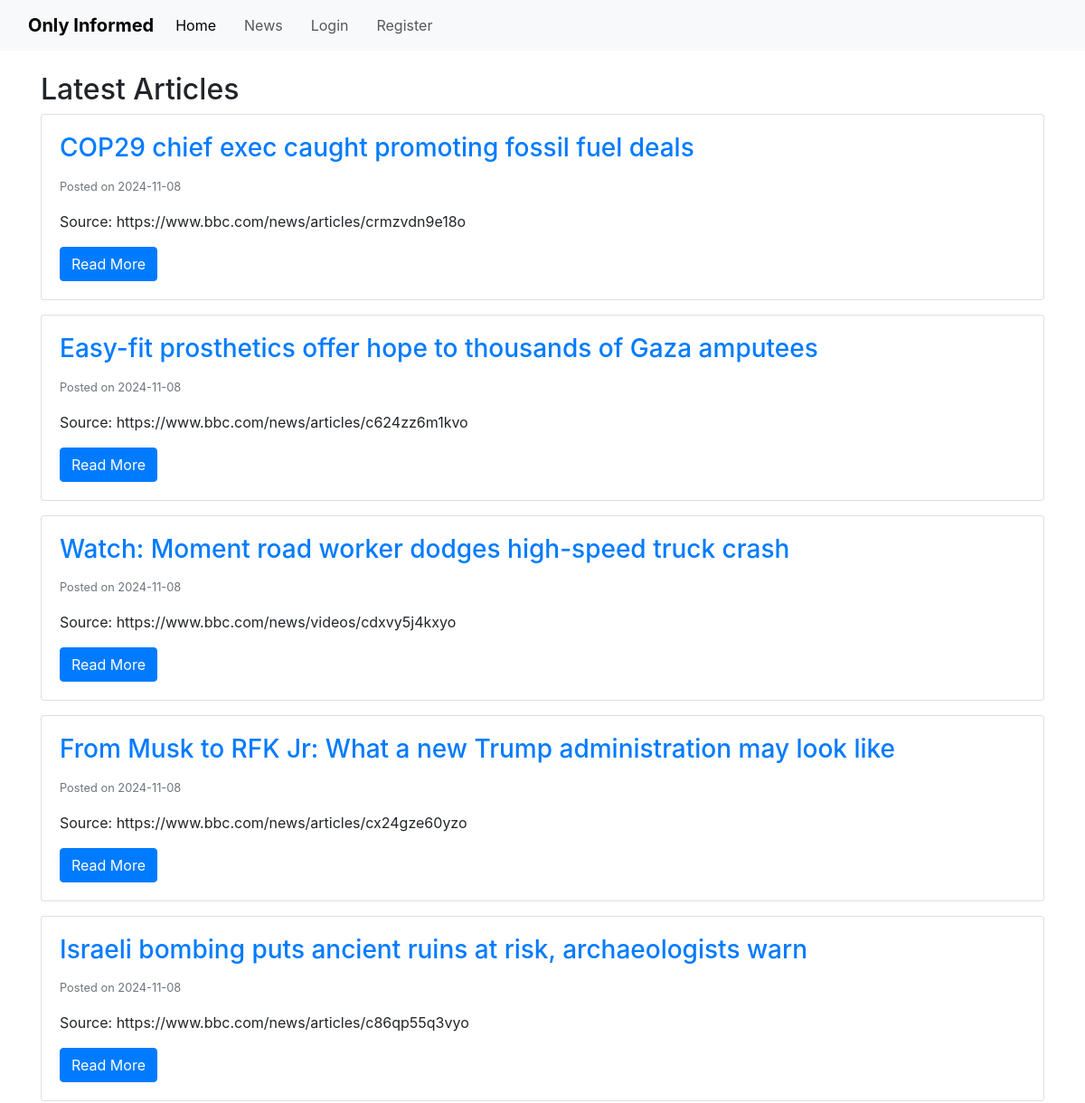
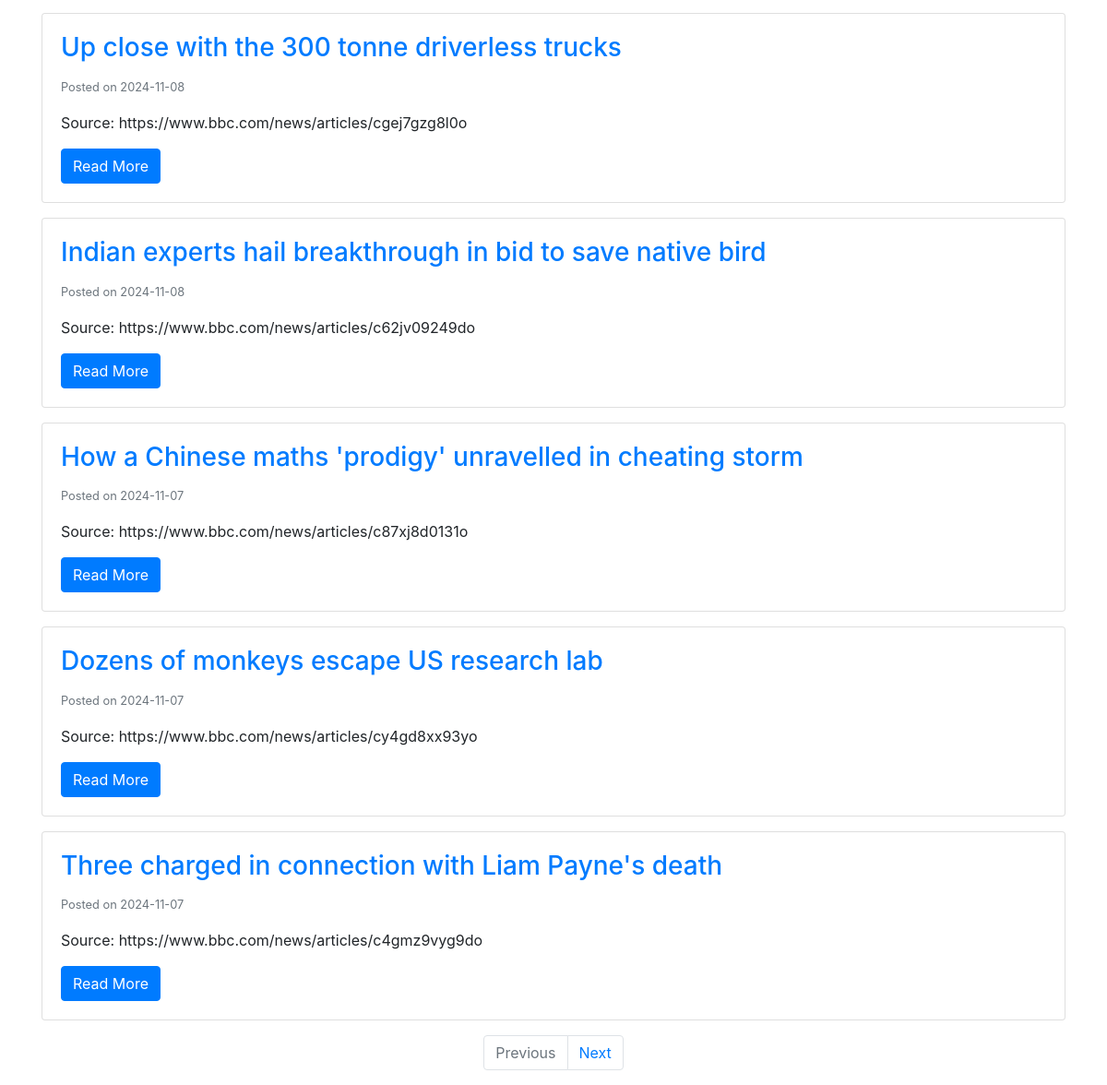
The page /articles on the database its author committed (2 pictures, top to bottom).
### app/models.py (models this page shows, shortened)
class Article(db.Model):
    __tablename__ = 'article'
    id = db.Column(db.Integer, primary_key = True)
    title = db.Column(db.String(250), nullable = False, unique = True)
    content = db.Column(db.Text, nullable = False)
    source = db.Column(db.String(200), nullable = False)
    date_posted = db.Column(db.DateTime, nullable = False, default = datetime.now(timezone.utc))
    quiz = relationship('Quiz', uselist = False, backref = 'article') # uselist=false indicates a 1 to 1 relationship with quiz
    comments = relationship('Comment', backref = 'article', lazy = True)

### app/routes.py (the view)
@app.route('/articles')
def articles():
    page = request.args.get('page', 1, type=int)
    articles = Article.query.order_by(Article.date_posted.desc()).paginate(page=page, per_page=10)
    return render_template('articles.html', articles=articles)

### app/templates/articles.html (shortened to what this page needs)
{% extends "base.html" %}
{% block content %}
<h2>Latest Articles</h2>
{% for article in articles.items %}
    <div class="card mb-3">
        <div class="card-body">
            <h3 class="card-title">
                <a href="{{ url_for('article', article_id=article.id) }}">{{ article.title }}</a>
            </h3>
            <p class="card-text"><small class="text-muted">Posted on {{ article.date_posted.strftime('%Y-%m-%d') }}</small></p>
            <p class="card-text">Source: {{ article.source }}</p>
            <a href="{{ url_for('article', article_id=article.id) }}" class="btn btn-primary">Read More</a>
        </div>
    </div>
{% else %}
    <p>No articles available.</p>
{% endfor %}
<nav aria-label="Page navigation">
    <ul class="pagination justify-content-center">
        {% if articles.has_prev %}
            <li class="page-item">
                <a class="page-link" href="{{ url_for('articles', page=articles.prev_num) }}">Previous</a>
            </li>
        {% else %}
            <li class="page-item disabled">
                <a class="page-link" href="#">Previous</a>
            </li>
        {% endif %}
        {% if articles.has_next %}
            <li class="page-item">
                <a class="page-link" href="{{ url_for('articles', page=articles.next_num) }}">Next</a>
            </li>
        {% else %}
            <li class="page-item disabled">
                <a class="page-link" href="#">Next</a>
            </li>
        {% endif %}
    </ul>
</nav>
{% endblock %}

### app/templates/base.html (shortened to what this page needs)
<!DOCTYPE html>
<html lang="en">
    <head>
        <link rel="stylesheet" href="{{ url_for('static', filename='css/style.css') }}">
        <link href="https://cdn.jsdelivr.net/npm/bootstrap@5.3.3/dist/css/bootstrap.min.css" rel="stylesheet">
        <link rel="stylesheet" href="https://maxcdn.bootstrapcdn.com/bootstrap/4.0.0/css/bootstrap.min.css">
        <link rel="stylesheet" href="https://use.fontawesome.com/releases/v5.15.4/css/all.css">
    </head>
    <body>
        <nav class="navbar navbar-expand-lg bg-body-tertiary">
            <div class="container-fluid">
              <a class="navbar-brand" href="{{ url_for('home') }}">Only Informed</a>
              <div class="collapse navbar-collapse" id="navbarSupportedContent">
                <ul class="navbar-nav me-auto mb-2 mb-lg-0">
                  {% if current_user.is_authenticated %}
                    <li class="nav-item">
                        <a class="nav-link active" aria-current="page" href="{{ url_for('home') }}">Home</a>
                    </li>
                    <li class="nav-item">
                        <a class="nav-link" href="{{ url_for('articles') }}">News</a>
                    </li>
                    <li class="nav-item">
                        <a class="nav-link" href="{{ url_for('logout') }}">Logout</a>
                    </li>
                  {% else %}
                    <li class="nav-item">
                        <a class="nav-link active" aria-current="page" href="{{ url_for('home') }}">Home</a>
                    </li>
                    <li class="nav-item">
                        <a class="nav-link" href="{{ url_for('articles') }}">News</a>
                    </li>
                    <li class="nav-item">
                        <a class="nav-link" href="{{ url_for('login') }}">Login</a>
                    </li>
                    <li class="nav-item">
                        <a class="nav-link" href="{{ url_for('register') }}">Register</a>
                    </li>
                  {% endif %}
                </ul>
              </div>
            </div>
        </nav>
        <div class="container mt-4">
            {% block content %}{% endblock %}
        </div>
    </body>
</html>

### app/static/css/style.css (style rules this page uses)
body { font-family: Arial, sans-serif; margin-top: 70px; }
.navbar-brand { font-weight: bold; }
.navbar-nav .nav-link { margin-right: 15px; }
.container { max-width: 960px; }

### rows shown on the page
Article: title "COP29 chief exec caught promoting fossil fuel deals", date_posted "2024-11-08", source "https://www.bbc.com/news/articles/crmzvdn9e18o"
Article: title "Easy-fit prosthetics offer hope to thousands of Gaza amputees", date_posted "2024-11-08", source "https://www.bbc.com/news/articles/c624zz6m1kvo"
Article: title "Watch: Moment road worker dodges high-speed truck crash", date_posted "2024-11-08", source "https://www.bbc.com/news/videos/cdxvy5j4kxyo"
Article: title "From Musk to RFK Jr: What a new Trump administration may look like", date_posted "2024-11-08", source "https://www.bbc.com/news/articles/cx24gze60yzo"
Article: title "Israeli bombing puts ancient ruins at risk, archaeologists warn", date_posted "2024-11-08", source "https://www.bbc.com/news/articles/c86qp55q3vyo"
Article: title "Up close with the 300 tonne driverless trucks", date_posted "2024-11-08", source "https://www.bbc.com/news/articles/cgej7gzg8l0o"
Article: title "Indian experts hail breakthrough in bid to save native bird", date_posted "2024-11-08", source "https://www.bbc.com/news/articles/c62jv09249do"
Article: title "How a Chinese maths 'prodigy' unravelled in cheating storm", date_posted "2024-11-07", source "https://www.bbc.com/news/articles/c87xj8d0131o"
Article: title "Dozens of monkeys escape US research lab", date_posted "2024-11-07", source "https://www.bbc.com/news/articles/cy4gd8xx93yo"
Article: title "Three charged in connection with Liam Payne's death", date_posted "2024-11-07", source "https://www.bbc.com/news/articles/c4gmz9vyg9do"
